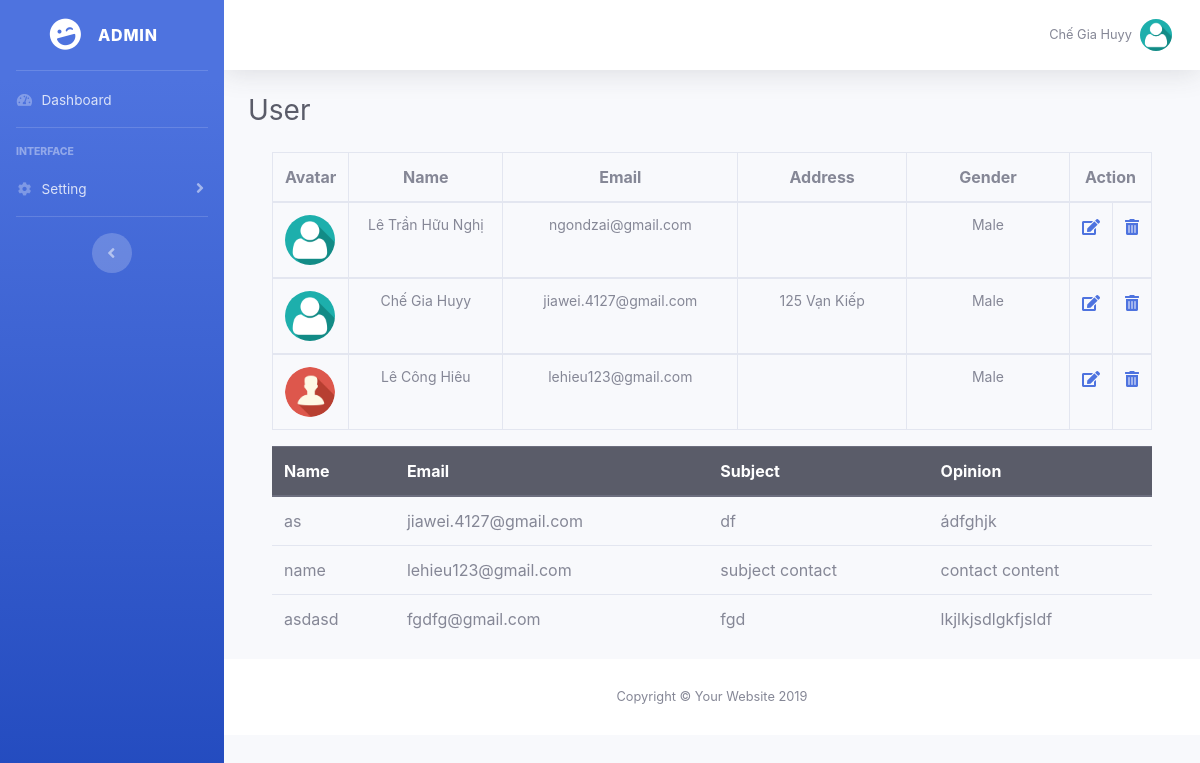
The app's page /admin/index.php (signed in) with its own data.
### tables this page shows
CREATE TABLE `user` (
  `id` int(11) NOT NULL,
  `name` varchar(50) NOT NULL,
  `email` varchar(50) NOT NULL,
  `password` varchar(50) NOT NULL,
  `phone` varchar(50) NOT NULL,
  `address` varchar(50) NOT NULL,
  `gender` int(11) NOT NULL,
  `role` int(11) NOT NULL,
  `avatar` varchar(256) NOT NULL
);

CREATE TABLE `contact` (
  `Contact_id` int(11) UNSIGNED NOT NULL,
  `Name` varchar(100) NOT NULL,
  `Email` varchar(100) NOT NULL,
  `Subject` varchar(50) NOT NULL,
  `Opinion` tinytext NOT NULL
);

### admin/index.php (the view, shortened to what this page needs)
<?php
include('HF/header.php');
    $conn = dbConnect();
    $sql = "SELECT * FROM user";
    $sql2 ="SELECT * FROM contact";
    $conn->query($sql);
    $statement =  $conn->query($sql);
    $count =  $statement->num_rows;
    $statement2 =  $conn->query($sql2);
?>
                <div class="container-fluid">
                    <h1 class="h3 mb-4 text-gray-800">User</h1>
                    <div class="container">
                    <table class="table table-bordered" >
                        <thead>
                        <tr style="text-align: center">
                            <th>Avatar</th>
                            <th>Name</th>
                            <th>Email</th>
                            <th>Address</th>
                            <th>Gender</th>
                            <th colspan="2">Action</th>
                        </tr>
                        </thead>
                    <?php
                        if($count == 0){
                            die("Nothing in database!");
                        }else{
                            while($fields = $statement->fetch_array()){
                    ?>
                        <tbody >
                        <tr >
                            <td ><img src="../<?=$fields['avatar']?>" alt="Avatar" class="avatar">
                            </td>
                            <td class="center-text"><?=$fields['name']?></td>
                            <td class="center-text"><?=$fields['email']?></td>
                            <td class="center-text"><?=$fields['address']?></td>
                            <td class="center-text"><?php
                               if($fields['gender'] == 0){
                                  echo 'Male';
                               }else{
                                 echo 'Female';
                               }
                            ?></td>
                            <td><a href="controller/edit.php?id=<?= $fields['id']?>"  data-toggle="modal"
                             data-target="#myModal<?=$fields['id']?>"><i class="fas fa-edit"></i></a></td>
                            <td><a href="#" data-toggle="modal" data-target="#deleteUser"><i class="fas fa-trash-alt"></i></a></td>
                        </tr>
                        </tbody>
                        <?php } }?>
                    </table>
                    </div>
<div class='container'>
  <table class="table">
      <thead class="thead-dark">
          <th scope="col">Name</th>
          <th scope="col">Email</th>
          <th scope="col">Subject</th>
          <th scope="col">Opinion</th>
      </thead>
      <tbody>
          <?php
            while($field = mysqli_fetch_assoc($statement2))
            {
          ?>
          <tr>
          <td><?= $field['Name']; ?></td>
          <td><?= $field['Email']; ?></td>
          <td><?= $field['Subject']; ?></td>
          <td><?= $field['Opinion']; ?></td>
          </tr>
          <?php
            }
          ?>
      </tbody>
  </table>
</div>
<?php
include('HF/footer.php');
?>

### admin/HF/header.php (shortened to what this page needs)
<!DOCTYPE html>
<html lang="en">
<head>
    <link rel="stylesheet" href="https://maxcdn.bootstrapcdn.com/bootstrap/4.0.0/css/bootstrap.min.css">
    <link rel="stylesheet" href="https://use.fontawesome.com/releases/v5.8.2/css/all.css">
    <link rel="stylesheet" href="lib/css/sb-admin.css">
</head>
<body>
    <div id="wrapper">
        <ul class="navbar-nav bg-gradient-primary sidebar sidebar-dark accordion" id="accordionSidebar">
            <a class="sidebar-brand d-flex align-items-center justify-content-center" href="index.html">
                <div class="sidebar-brand-icon rotate-n-15">
                    <i class="fas fa-laugh-wink"></i>
                </div>
                <div class="sidebar-brand-text mx-3">Admin</div>
            </a>
            <hr class="sidebar-divider my-0">
            <li class="nav-item">
                <a class="nav-link" href="index.php">
                    <i class="fas fa-fw fa-tachometer-alt"></i>
                    <span>Dashboard</span>
                </a>
            </li>
            <hr class="sidebar-divider">
            <div class="sidebar-heading">
                Interface
            </div>
            <li class="nav-item">
                <a class="nav-link collapsed" href="#" data-toggle="collapse" data-target="#collapseTwo" aria-expanded="true" aria-controls="collapseTwo">
                    <i class="fas fa-fw fa-cog"></i>
                    <span>Setting</span>
                </a>
            </li>
            <hr class="sidebar-divider d-none d-md-block">
            <div class="text-center d-none d-md-inline">
                <button class="rounded-circle border-0" id="sidebarToggle"></button>
            </div>
        </ul>
        <div id="content-wrapper" class="d-flex flex-column">
            <div id="content">
                <nav class="navbar navbar-expand navbar-light bg-white topbar mb-4 static-top shadow">
                    <ul class="navbar-nav ml-auto">
                        <li class="nav-item dropdown no-arrow">
                            <a class="nav-link dropdown-toggle" href="#" id="userDropdown" role="button" data-toggle="dropdown" aria-haspopup="true" aria-expanded="false">
                                <span class="mr-2 d-none d-lg-inline text-gray-600 small"><?=$_SESSION['login']['name']?></span>
                                <img class="img-profile rounded-circle" src="../<?=$_SESSION['login']['avatar']?>">
                            </a>
                        </li>
                    </ul>
                </nav>

### admin/HF/footer.php (shortened to what this page needs)
 </div>
            <footer class="sticky-footer bg-white">
                <div class="container my-auto">
                    <div class="copyright text-center my-auto">
                        <span>Copyright &copy; Your Website 2019</span>
                    </div>
                </div>
            </footer>
        </div>
    </div>
</body>
</html>

### admin/index.php (style rules this page uses)
.avatar { vertical-align: middle; width: 50px; height: 50px; border-radius: 50%; }
.center-text { width: 400px; height: 20px; font-size: 14px; line-height: 20px; text-align: center; }

### records on screen
user: avatar (placeholder picture), name "Lê Trần Hữu Nghị", email "ngondzai@gmail.com", gender "Male"
user: avatar (placeholder picture), name "Chế Gia Huyy", email "jiawei.4127@gmail.com", address "125 Vạn Kiếp", gender "Male"
user: avatar (placeholder picture), name "Lê Công Hiêu", email "lehieu123@gmail.com", gender "Male"
contact: Name "as", Email "jiawei.4127@gmail.com", Subject "df", Opinion "ádfghjk"
contact: Name "name", Email "lehieu123@gmail.com", Subject "subject contact", Opinion "contact content"
contact: Name "asdasd", Email "fgdfg@gmail.com", Subject "fgd", Opinion "lkjlkjsdlgkfjsldf"

### other values on screen
$_SESSION['login']['name'] "Chế Gia Huyy"
